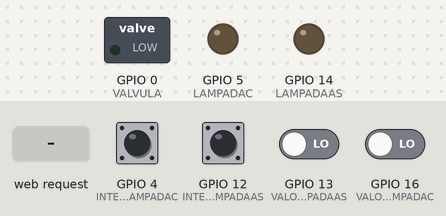
Simulated run of this sketch. Board: ESP8266 (NodeMCU). Shown: switched loads named in the sketch (green lamp = pin HIGH), output pins drawn as LEDs (lit = HIGH). Inputs (shaded band) come from the test bench; at power-on: GPIO 4 (INTERRUPTORLAMPADAC), GPIO 12 (INTERRUPTORLAMPADAAS), GPIO 13 (VALORLAMPADAAS), GPIO 16 (VALORLAMPADAC) LOW. WiFi joins after 1.5 s; servers stay silent unless stated; uploads are accepted with an empty reply.

Above: at 4.2 s.
4.3 s: GPIO 4 (INTERRUPTORLAMPADAC) pulled HIGH for 0.15 s
At 5.6 s:
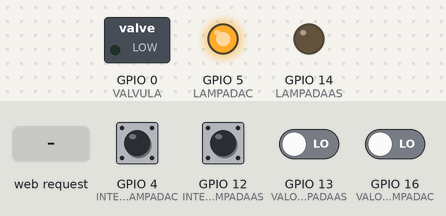
5.9 s: GPIO 12 (INTERRUPTORLAMPADAAS) pulled HIGH for 0.15 s
At 6.8 s:
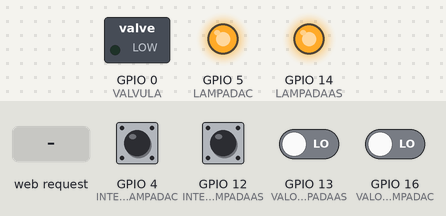
7.5 s: HTTP request GET /val received
At 7.9 s:
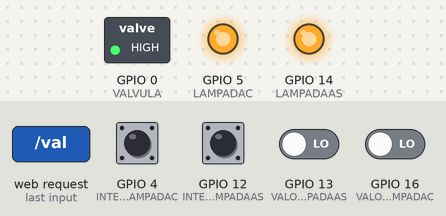
Timing chart, 0 to 11.0 s (numbered marks = the images above; inputs shaded):
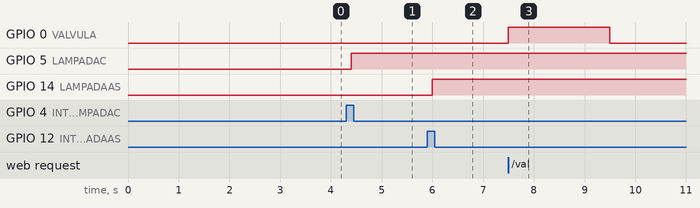

Measured:
- after the input at 4.3 s, GPIO 5 (LAMPADAC): LOW → HIGH after 0.10 s
- after the input at 5.9 s, GPIO 14 (LAMPADAAS): LOW → HIGH after 0.10 s
- after the input at 7.5 s, GPIO 0 (VALVULA): LOW → HIGH at once, → LOW 2.0 s later

The sketch:

_65.ino
```cpp
/**
 *--------------------------------------------------------
 * Autor : Leones Moura
 * Trabalho de Conclusão de Curso em Engenharia Eletrônica
 * Tema: Automação Residencial Utilizando IoT
 * -------------------------------------------------------
 */
///////////////////////////////////////////
/////////Importa as bibliotecas///////////
#include <ESP8266WiFi.h>
#include <ESP8266WebServer.h>
#include <ESP8266HTTPClient.h>
//////////////////////////////////////////


//////////////////////////////////////////
///Definições das variáveis globais//////
#define LAMPADAC 5
#define INTERRUPTORLAMPADAC 4
#define VALORLAMPADAC 16

#define LAMPADAAS 14
#define INTERRUPTORLAMPADAAS 12
#define VALORLAMPADAAS 13

#define VALVULA 0

int interruptor1=0;
int interruptor2=0;

double gas=0;


const char* ssid = "Leones"; //Login da rede WIFI
const char* password = "18021965"; //Senha da rede WIFI
//Pagina Inicial em html para testes e supervisão
String form = "<html><head><title>Módulo Cozinha</title> <meta http-equiv=\"Content-Type\" content=\"text/html; charset=utf-8\"> </head><body><h1>ESP8266 Módulo Lâmpadas Cozinha e Área de Serviço (Gas e Válvula) </h1> <p>Valores -->    /all</br><p>Lâmpada Cozinha -->    /lc</br> <p>Lâmpada Área de Serviço -->    /las </br><p>Sensor de Gás -->    /sg </br><p>Válvula Solenoide -->    /val </br></body></html>";


////////////////////////////////////////


ESP8266WebServer server(80); //Define servidor na porta padrão http (80)

//////////////////////////////////////////////////////////////////////////////////////////////////////////////
/////////////////////////////FUNÇÂO PARA CONECTAR A REDE WIFI/////////////////////////////////////////////////////////////
void wifiConnect(const char* ssid, const char* password){
  int WiFiCounter = 0;

  //Desconecta das wifi's e atualiza o modo para Station (conectado a uma rede existente)
  WiFi.disconnect();
  WiFi.mode(WIFI_STA); //Define o modo Station

  //Inicializa a wifi com a rede e senha
  WiFi.begin(ssid, password);
  //Define um ip fixo junto com a mascara de sub-rede e gateway
  IPAddress subnet(255, 255, 255, 0);
  WiFi.config(IPAddress(10,0,0,65),
              IPAddress(10,0,0,1), subnet);

  //Aguarda conectar-se
  while (WiFi.status() != WL_CONNECTED && WiFiCounter < 30) {
    delay(1000);
    WiFiCounter++;
}
//////////////////////////////////////////////////////////////////////////////////////////////////////////////
//////////////////////////////////////////////////////////////////////////////////////////////////////////////

}

//////////////////////////////////////////////////////////////////////////////////////////////////////////////
/////////////////////////////FUNÇÂO PARA INICIAR O SERVIDOR/////////////////////////////////////////////////////////////
void serverInit(){
  //Coloca o servidor para ouvir a página inicial
  server.on("/", [](){
   server.send(200, "text/html", form);
  });

  //Define caminhos para chamar eventos
    server.on("/all", allFunction);
    server.on("/lc", LampadaCFunction);
    server.on("/las", LampadaASFunction);
    server.on("/val", ValvulaFunction);
    server.on("/sg", GasFunction);

  //Inicializa o servidor.
  server.begin();
}
//////////////////////////////////////////////////////////////////////////////////////////////////////////////
//////////////////////////////////////////////////////////////////////////////////////////////////////////////

//////////////////////////////////////////////////////////////////////////////////////////////////////////////
/////////////////////////////FUNÇÕES PARA EVENTOS/////////////////////////////////////////////////////////////
void allFunction(){

   server.send(200, "text/plain", ( "lc:" + String(digitalRead(VALORLAMPADAC)) + "\nlas:" + String(digitalRead(VALORLAMPADAAS))  ));
}

void ValvulaFunction(){
  server.send(200, "text/plain", "Liberado por 2 segundos");
  digitalWrite(VALVULA, HIGH);
  delay(2000);
  digitalWrite(VALVULA, LOW);

}


void GasFunction(){
  gas=(100*analogRead(0))/1024; // Modelo com saída em percentegem de inflamibilidade
  server.send(200, "text/plain", String(gas));
}

void LampadaCFunction(){

  if(digitalRead(VALORLAMPADAC))
  {
    digitalWrite(LAMPADAC, LOW);
   server.send(200, "text/plain", String(digitalRead(VALORLAMPADAC)));
    }
    else{
   digitalWrite(LAMPADAC, HIGH);
   server.send(200, "text/plain", String(digitalRead(VALORLAMPADAC)));
       }
}

void LampadaCInterrupt(){
  delayMicroseconds(100000);//evitar debounce
  static int state = 0;
  state = !digitalRead(VALORLAMPADAC);
  digitalWrite(LAMPADAC, state);
  detachInterrupt(INTERRUPTORLAMPADAC);
  interruptor1=1;

}

void LampadaASFunction(){

  if(digitalRead(VALORLAMPADAAS))
  {
    digitalWrite(LAMPADAAS, LOW);
   server.send(200, "text/plain", String(digitalRead(VALORLAMPADAAS)));
    }
    else{
   digitalWrite(LAMPADAAS, HIGH);
   server.send(200, "text/plain", String(digitalRead(VALORLAMPADAAS)));
       }
}

void LampadaASInterrupt(){
  delayMicroseconds(100000); //evitar debounce
  static int state = 0;
  state = !digitalRead(VALORLAMPADAAS);
  digitalWrite(LAMPADAAS, state);
  detachInterrupt(INTERRUPTORLAMPADAAS);
  interruptor2=1;
}


//////////////////////////////////////////////////////////////////////////////////////////////////////////////
//////////////////////////////////////////////////////////////////////////////////////////////////////////////


void setup() {
//Define portas como entrada ou saída

  pinMode(LAMPADAC, OUTPUT);
  pinMode(INTERRUPTORLAMPADAC, INPUT);
  pinMode(VALORLAMPADAC, INPUT);
  pinMode(LAMPADAAS, OUTPUT);
  pinMode(INTERRUPTORLAMPADAAS, INPUT);
  pinMode(VALORLAMPADAAS, INPUT);
  pinMode(VALVULA, OUTPUT);


  wifiConnect(ssid, password);//Conecta-se a wifi
   delay(1000);
  serverInit(); //Inicia-se o servidor
}

void loop() {
  //Interrupções Externas do ESP, acionadas com mudança de estado
  attachInterrupt(INTERRUPTORLAMPADAC, LampadaCInterrupt , CHANGE);
  attachInterrupt(INTERRUPTORLAMPADAAS, LampadaASInterrupt , CHANGE);

  server.handleClient(); //Deixa o servidor "ouvindo" ações

  if(interruptor1==1){
    //Get no servido para informar que o iterruptor foi acionado
    HTTPClient http;
    http.begin("http://10.0.0.100:3000/vlc?vlc=" + String(digitalRead(VALORLAMPADAC)) );
    http.GET();
    interruptor1=0;
    http.end();
    delay(180); //evitar debounce
  }


  if(interruptor2==1){
    //Get no servido para informar que o iterruptor foi acionado
    HTTPClient http;  //Declare an object of class HTTPClient
    http.begin("http://10.0.0.100:3000/vlas?vlas=" + String(digitalRead(VALORLAMPADAAS)));
    http.GET();
    interruptor2=0;
    http.end();
    delay(180); //evitar debounce
  }


}
```
